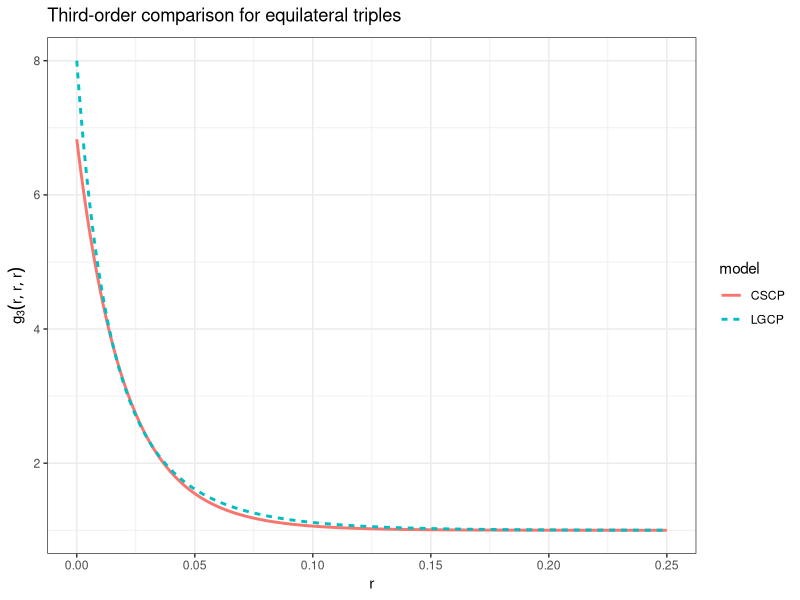
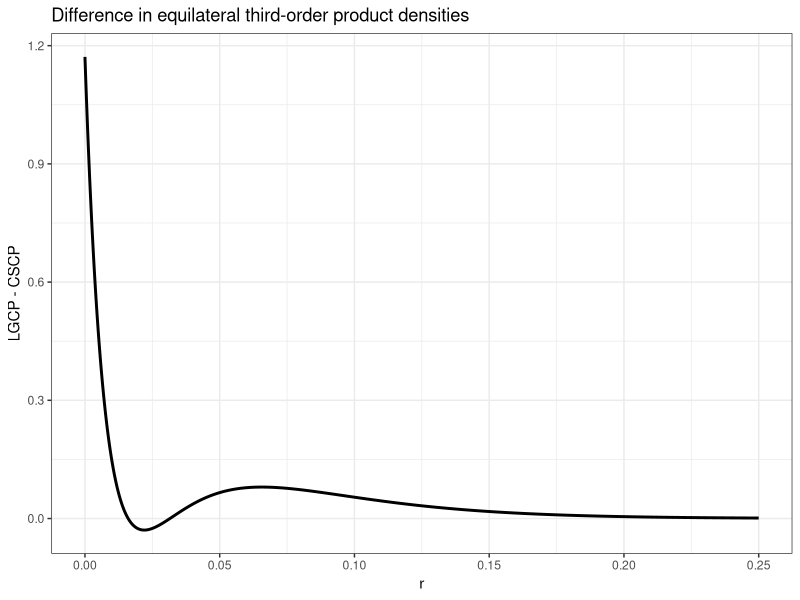

Generate these figures, in order, with R:
## ---- chunk 1
library(tibble)
library(dplyr)
library(ggplot2)

# ------------------------------------------------------------
# Third-order comparison for equilateral configurations
# ------------------------------------------------------------

g3_lgcp_eq <- function(r, phi, sL) {
  c <- log(1 + phi)
  exp(3 * c * exp(-r / sL))
}

g3_cscp_eq <- function(r, phi, sC) {
  1 + 3 * phi * exp(-2 * r / sC) +
    2 * sqrt(2) * phi^(3/2) * exp(-3 * r / sC)
}

# choose parameters
phi <- 1
sC  <- 0.05
sL  <- 0.68 * sC   # or your best matched LGCP scale

r_grid <- seq(0, 0.25, length.out = 1000)

g3_df <- tibble(
  r = rep(r_grid, 2),
  g3 = c(
    g3_cscp_eq(r_grid, phi = phi, sC = sC),
    g3_lgcp_eq(r_grid, phi = phi, sL = sL)
  ),
  model = rep(c("CSCP", "LGCP"), each = length(r_grid))
)

ggplot(g3_df, aes(x = r, y = g3, colour = model, linetype = model)) +
  geom_line(linewidth = 1) +
  labs(
    x = "r",
    y = expression(g[3](r, r, r)),
    title = expression("Third-order comparison for equilateral triples")
  ) +
  theme_bw()
## ---- chunk 2
diff_df <- tibble(
  r = r_grid,
  diff = g3_lgcp_eq(r_grid, phi = phi, sL = sL) -
         g3_cscp_eq(r_grid, phi = phi, sC = sC)
)

ggplot(diff_df, aes(x = r, y = diff)) +
  geom_line(linewidth = 1) +
  labs(
    x = "r",
    y = "LGCP - CSCP",
    title = "Difference in equilateral third-order product densities"
  ) +
  theme_bw()
